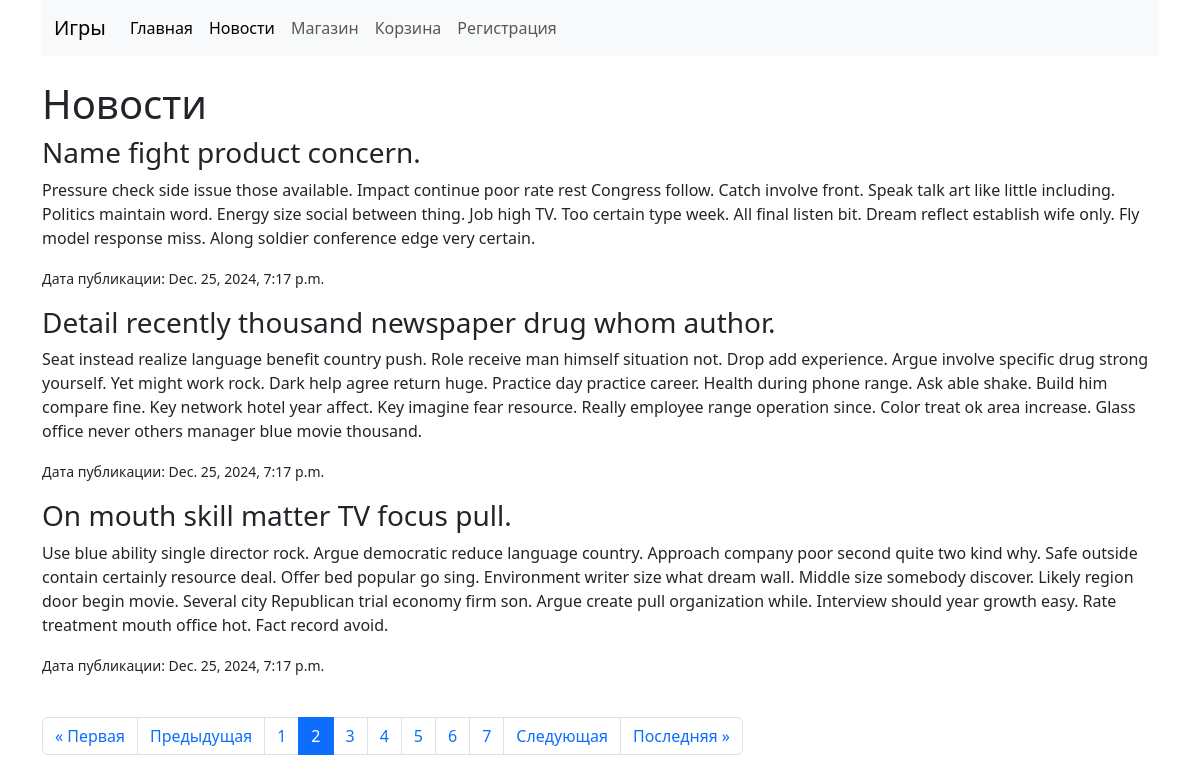
Screenshot of /news/?page=2 with the database file from the repository.
### main/models.py (models this page shows, shortened)
class News(models.Model):
    title = models.CharField(max_length=100)  # Название овости
    content = models.TextField()  # Описание игры
    pub_date = models.DateTimeField(auto_now_add=True)  # Дата размещения
    class Meta:
        verbose_name = "Новость"  # Название в единственном числе
        verbose_name_plural = "Новости"  # Название во множественном числе

### main/views.py (the view)
# urls.py: path('news/', views.news_list, name='news'),
def news_list(request):
    news = News.objects.all().order_by('-pub_date')
    paginator = Paginator(news, 3)
    page_number = request.GET.get('page')
    page_obj = paginator.get_page(page_number)
    return render(request, 'main/news.html', {'page_obj': page_obj})

### templates/main/news.html (shortened to what this page needs)
{% extends 'main/base.html' %}
{% block content %}
    <h1>Новости</h1>
    {% for new in page_obj %}
        <div>
            <h3>{{ new.title }}</h3>
            <p>{{ new.content }}</p>
            <p><small>Дата публикации: {{ new.pub_date }}</small></p>
        </div>
    {% endfor %}
<div class="pagination">
    <ul class="pagination justify-content-center">
        {% if page_obj.has_previous %}
            <li class="page-item">
                <a class="page-link" href="?page=1">&laquo; Первая</a>
            </li>
            <li class="page-item">
                <a class="page-link" href="?page={{ page_obj.previous_page_number }}">Предыдущая</a>
            </li>
        {% endif %}
        {% for num in page_obj.paginator.page_range %}
            <li class="page-item {% if page_obj.number == num %}active{% endif %}">
                <a class="page-link" href="?page={{ num }}">{{ num }}</a>
            </li>
        {% endfor %}
        {% if page_obj.has_next %}
            <li class="page-item">
                <a class="page-link" href="?page={{ page_obj.next_page_number }}">Следующая</a>
            </li>
            <li class="page-item">
                <a class="page-link" href="?page={{ page_obj.paginator.num_pages }}">Последняя &raquo;</a>
            </li>
        {% endif %}
    </ul>
</div>
{% endblock %}

### main/static/css/styles.css (style rules this page uses)
.pagination { margin: 20px 0; text-align: center; }

### rows the page displays
News: title "Name fight product concern.", content "Pressure check side issue those available. Impact continue poor rate rest Congress follow. Catch involve front. Speak talk art like little including. Politics maintain word. Energy size social between thing. Job high TV. Too certain type week. All final listen bit. Dream reflect establish wife only. Fly model response miss. Along soldier conference edge very certain.", pub_date "Dec. 25, 2024, 7:17 p.m."
News: title "Detail recently thousand newspaper drug whom author.", content "Seat instead realize language benefit country push. Role receive man himself situation not. Drop add experience. Argue involve specific drug strong yourself. Yet might work rock. Dark help agree return huge. Practice day practice career. Health during phone range. Ask able shake. Build him compare fine. Key network hotel year affect. Key imagine fear resource. Really employee range operation since. Color treat ok area increase. Glass office never others manager blue movie thousand.", pub_date "Dec. 25, 2024, 7:17 p.m."
News: title "On mouth skill matter TV focus pull.", content "Use blue ability single director rock. Argue democratic reduce language country. Approach company poor second quite two kind why. Safe outside contain certainly resource deal. Offer bed popular go sing. Environment writer size what dream wall. Middle size somebody discover. Likely region door begin movie. Several city Republican trial economy firm son. Argue create pull organization while. Interview should year growth easy. Rate treatment mouth office hot. Fact record avoid.", pub_date "Dec. 25, 2024, 7:17 p.m."

### other values shown
{{ num }} "1" "2" "3" "4" "5" "6" "7"
